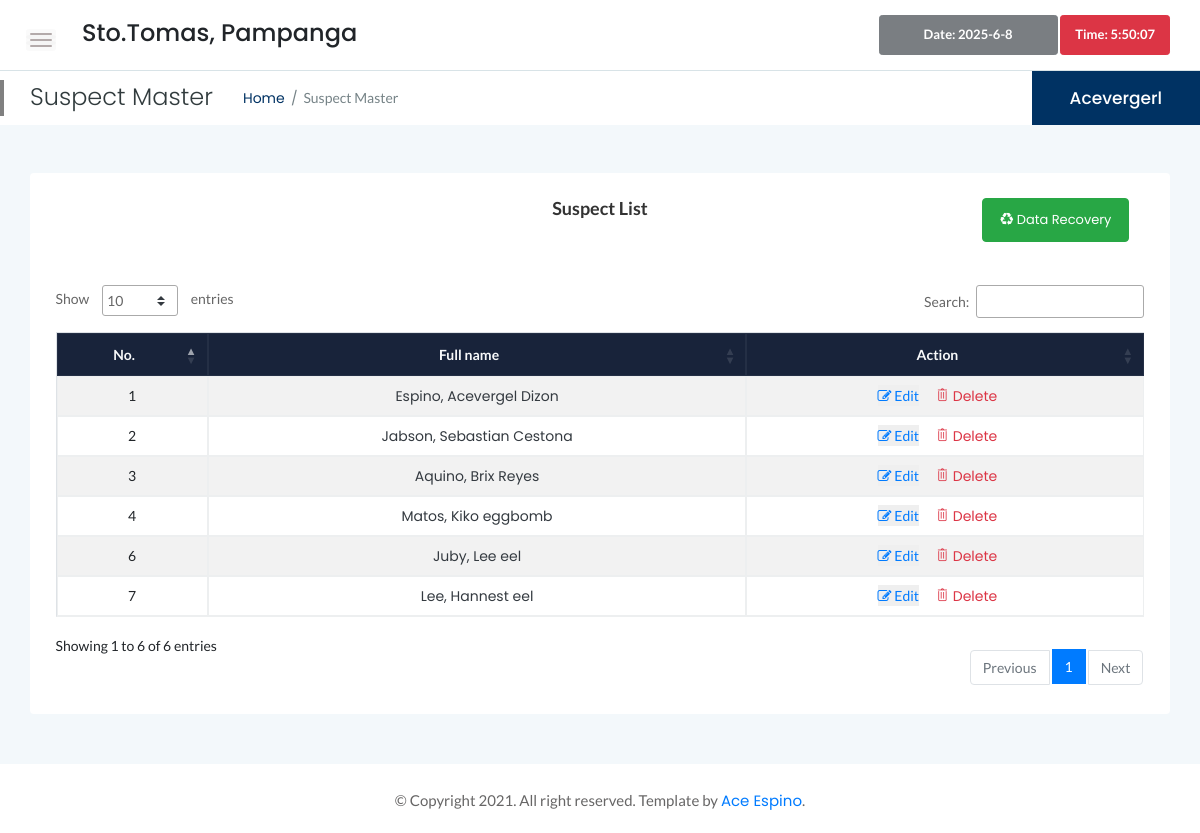
Screenshot of /admin-suspectlist.php (signed in) with the database file from the repository.
### tables this page shows
CREATE TABLE `tbl_suspect` (
  `id` int(11) NOT NULL,
  `investigno` varchar(255) NOT NULL,
  `incitype` varchar(255) NOT NULL,
  `slastname` varchar(60) NOT NULL,
  `sfirstname` varchar(60) NOT NULL,
  `smidname` varchar(60) NOT NULL,
  `snickname` varchar(60) NOT NULL,
  `scivilstatus` varchar(60) NOT NULL,
  `sgender` varchar(60) NOT NULL,
  `sbirthday` date NOT NULL,
  `sage` varchar(255) NOT NULL,
  `smobileno` varchar(255) NOT NULL,
  `scitizen` varchar(60) NOT NULL,
  `splaceofbirth` varchar(60) NOT NULL,
  `saddress` varchar(255) NOT NULL,
  `shigheduc` varchar(60) NOT NULL,
  `soccu` varchar(60) NOT NULL,
  `sworkadd` varchar(255) NOT NULL,
  `semail` varchar(60) NOT NULL,
  `sdeleted` varchar(255) NOT NULL,
  `status` varchar(255) NOT NULL
);

### admin-suspectlist.php (the view, shortened to what this page needs)
<?php
if (isset($_SESSION['ID']) && isset($_SESSION['NAME'])) {
?>
<!doctype html>
<html class="no-js" lang="en">
<head>
    <link rel="stylesheet" href="assets/css/bootstrap.min.css">
    <link rel="stylesheet" href="assets/css/font-awesome.min.css">
    <link rel="stylesheet" href="assets/css/themify-icons.css">
    <link rel="stylesheet" href="assets/css/metisMenu.css">
    <link rel="stylesheet" href="assets/css/owl.carousel.min.css">
    <link rel="stylesheet" href="assets/css/slicknav.min.css">
    <link rel="stylesheet" href="https://www.amcharts.com/lib/3/plugins/export/export.css" type="text/css" media="all" />
    <link rel="stylesheet" type="text/css" href="https://cdn.datatables.net/1.10.19/css/jquery.dataTables.css">
    <link rel="stylesheet" type="text/css" href="https://cdn.datatables.net/1.10.18/css/dataTables.bootstrap4.min.css">
    <link rel="stylesheet" type="text/css" href="https://cdn.datatables.net/responsive/2.2.3/css/responsive.bootstrap.min.css">
    <link rel="stylesheet" type="text/css" href="https://cdn.datatables.net/responsive/2.2.3/css/responsive.jqueryui.min.css">
    <link rel="stylesheet" href="assets/css/typography.css">
    <link rel="stylesheet" href="assets/css/default-css.css">
    <link rel="stylesheet" href="assets/css/styles.css">
    <link rel="stylesheet" href="assets/css/responsive.css">
</head>
<body onload="startTime()">
    <div class="page-container">
        <div class="main-content">
            <div class="header-area">
                <div class="row align-items-center">
                    <div class="col-md-6 col-sm-8 clearfix">
                        <div class="nav-btn pull-left">
                            <span></span>
                            <span></span>
                            <span></span>
                        </div>
                        <h4>Sto.Tomas, Pampanga </h4>
                    </div>
                    <div class="col-md-6 col-sm-4 clearfix">
                        <ul class="notification-area pull-right">
                            <li>
                                <input type="text" class="btn btn-dark btn-sm font-weight-bold" id="currentDateTime" disabled="">
                            </li>
                            <div id="txt" class="btn btn-danger btn-sm font-weight-bold" disabled pointer-events:none;></div>
                        </ul>
                    </div>
                </div>
            </div>
            <div class="page-title-area">
                <div class="row align-items-center">
                    <div class="col-sm-6">
                        <div class="breadcrumbs-area clearfix">
                            <h4 class="page-title pull-left">Suspect Master</h4>
                            <ul class="breadcrumbs pull-left">
                                <li><a href="index.html">Home</a></li>
                                <li><span>Suspect Master</span></li>
                            </ul>
                        </div>
                    </div>
                    <div class="col-sm-6 clearfix">
                        <div class="user-profile pull-right">
                            <h4 class="user-name dropdown-toggle" data-toggle="dropdown"><?php echo $_SESSION['NAME'];?></h4>
                        </div>
                    </div>
                </div>
            </div>
            <div class="main-content-inner">
                <div class="container-fluid">
                    <div class="row">
                        <div class="col mt-5">
                            <div class="card">
                                <div class="card-body">
                                    <div class="container-fluid">
                                        <div class="row">
                                            <div class="col">
                                            </div>
                                            <div class="col mb-5">
                                                <h2 class="header-title text-center">Suspect List</h2>
                                            </div>
                                            <div class="col">
                                                <a href="admin-suspectrecover.php" class="btn btn-success pull-right"><i class="fa fa-recycle" aria-hidden="true"></i> Data Recovery</a>
                                            </div>
                                        </div>
                                    </div>
                                    <table id="example" class="table table-striped table-bordered" style="width:100%">
                                        <thead class="bg-my-secondary text-light">
                                            <tr>
                                                <th class="text-center">No.</th>
                                                <th class="text-center">Full name</th>
                                                <th class="text-center">Action</th>
                                            </tr>
                                        </thead>
                                        <tbody>
                                            <?php
                                                $sname = "localhost";
                                                $uname = "root";
                                                $password = "";
                                                $db_name = "ciras";
                                                $conn = mysqli_connect($sname, $uname, $password, $db_name);
                                                $table = mysqli_query($conn,'SELECT * FROM tbl_suspect WHERE sdeleted = "No"');
                                                if(mysqli_num_rows($table) > 0)
                                                {
                                                  while ($row = mysqli_fetch_assoc($table))
                                                  {
                                                  ?>
                                            <tr>
                                                <td class="text-center"><?php echo $row["id"]; ?></td>
                                                <td class="text-center"><a href="" class="text-dark"><?php echo $row["slastname"]; ?>, <?php echo $row["sfirstname"]; ?> <?php echo $row["smidname"]; ?></a></td>
                                                <td>
                                                    <ul class="d-flex justify-content-center">
                                                        <form action="code.php" method="POST">
                                                            <button class="mr-3 border-0 text-primary" name="spassdatabtn" type="submit"><i class="fa fa-edit"></i> Edit</button>
                                                        </form>
                                                        <li class="mr-3"><a href="#" class="text-danger deletebtn"><i class="ti-trash"></i> Delete </a></li>
                                                    </ul>
                                                </td>
                                            </tr>
                                                <?php
                                                    }
                                                    }
                                                    ?>
                                        </tbody>
                                    </table>
                                </div>
                            </div>
                        </div>
                    </div>
                </div>
            </div>
        </div>
        <footer>
            <div class="footer-area">
                <p>© Copyright 2021. All right reserved. Template by <a href="https://www.facebook.com/acevergel.espino">Ace Espino</a>.</p>
            </div>
        </footer>
    </div>
</body>
</html>
<?php
}else{
  header("Location:index.php");
  exit();
}
 ?>

### assets/css/styles.css (style rules this page uses)
.page-container { width: 100%; height: 100%; min-height: 100vh; padding-left: 280px; -webkit-transition: padding-left 0.3s ease 0s; transition: padding-left 0.3s ease 0s; }
.bg-my-secondary { background: #18233a; }
.sbar_collapsed.page-container { padding-left: 0; }
.card { border: none; border-radius: 4px; background-color: #fff; -webkit-transition: all 0.3s ease 0s; transition: all 0.3s ease 0s; }
.card-body { padding: 25.6px; padding: 1.6rem; }
.main-content { width: 100%; background: #F3F8FB; }
.main-content-inner { padding: 0 30px 50px; }
.header-area { padding: 15px 30px; background: #fff; border-bottom: 1px solid #d8e3e7; }
.nav-btn { margin: 10px 30px 0 0; cursor: pointer; }
.nav-btn span { display: block; width: 22px; height: 2px; background: #b3aaaa; margin: 4px 0; border-radius: 15px; -webkit-transition: all 0.3s ease 0s; transition: all 0.3s ease 0s; box-shadow: 0 0 0 4px rgba(99, 96, 96, 0.03); }
.nav-btn span:nth-child(2) { opacity: 0; }
.nav-btn span:first-child { -webkit-transform: rotate(45deg)translate(5px, 5px); transform: rotate(45deg)translate(5px, 5px); }
.nav-btn span:last-child { -webkit-transform: rotate(-45deg)translate(3px, -3px); transform: rotate(-45deg)translate(3px, -3px); }
.sbar_collapsed .nav-btn span { transform: none; opacity: 1; }
.notification-area { -webkit-user-select: none; -moz-user-select: none; -ms-user-select: none; user-select: none; position: relative; z-index: 1; }
.notification-area li { display: inline-block; margin-left: 20px; cursor: pointer; -webkit-user-select: none; -moz-user-select: none; -ms-user-select: none; user-select: none; }
.page-title-area { padding: 0 30px; background: #fff; position: relative; }
.page-title-area:before { content: ''; position: absolute; left: 0; top: 50%; width: 4px; height: 36px; background: gray; -webkit-transform: translateY(-50%); transform: translateY(-50%); }
.page-title { font-size: 24px; font-weight: 300; color: #313b3d; letter-spacing: 0; margin-right: 30px; }
ul.breadcrumbs { margin-top: 4px; }
.breadcrumbs li { display: inline-block; }
.breadcrumbs li a, .breadcrumbs li span { display: block; font-size: 14px; font-weight: 400; color: #003263; letter-spacing: 0; margin-right: 16px; position: relative; }
.breadcrumbs li a:before { content: '/'; color: #768387; position: absolute; right: -13px; top: 0; }
.breadcrumbs li span { margin-right: 0; color: #768387; text-transform: capitalize; }
.user-profile { margin-right: -30px; display: -webkit-box; display: -ms-flexbox; display: flex; -webkit-box-align: center; -ms-flex-align: center; align-items: center; -ms-flex-wrap: wrap; flex-wrap: wrap; background: -webkit-linear-gradient(left, #003263 0%, #003263 100%); background: linear-gradient(to right, #003263 0%, #003263 100%); padding: 17px 38px; position: relative; }
.user-name { font-size: 17px; font-weight: 500; color: #fff; letter-spacing: 0; cursor: pointer; -webkit-user-select: none; -moz-user-select: none; -ms-user-select: none; user-select: none; }
.notification-area .dropdown-toggle, .user-name.dropdown-toggle { position: relative; }
.notification-area .dropdown-toggle:after, .user-name.dropdown-toggle:after { display: none; }
.header-title { font-family: 'Lato', sans-serif; font-size: 18px; font-weight: 600; letter-spacing: 0; color: #333; text-transform: capitalize; margin-bottom: 17px; }
.border-0 { border: none; }
.footer-area { text-align: center; padding: 23px 0 19px; background: #fff; }
.footer-area p { color: #676666; margin-bottom: 0; }
.btn { padding: 11px 17px; font-size: 13px; letter-spacing: 0; }
.btn-sm { padding: 9px 14px; }
table tr th { border-bottom: none; }
table tr th, table tr td { border-top: 1px solid rgba(120, 130, 140, 0.13) !important; }
table tr td [class^="ti-"] { cursor: pointer; }
.table-bordered td, .table-bordered th { border: 1px solid rgba(120, 130, 140, 0.13) !important; }
table.dataTable.no-footer { border-bottom: 1px solid rgba(120, 130, 140, 0.13) !important; }
table.dataTable thead th, table.dataTable thead td { border-bottom-color: transparent; }

### rows the page displays
tbl_suspect: id "1", slastname "Espino", sfirstname "Acevergel", smidname "Dizon"
tbl_suspect: id "2", slastname "Jabson", sfirstname "Sebastian", smidname "Cestona"
tbl_suspect: id "3", slastname "Aquino", sfirstname "Brix", smidname "Reyes"
tbl_suspect: id "4", slastname "Matos", sfirstname "Kiko", smidname "eggbomb"
tbl_suspect: id "6", slastname "Juby", sfirstname "Lee", smidname "eel"
tbl_suspect: id "7", slastname "Lee", sfirstname "Hannest", smidname "eel"

### other values shown
$_SESSION['NAME'] "Acevergerl"
